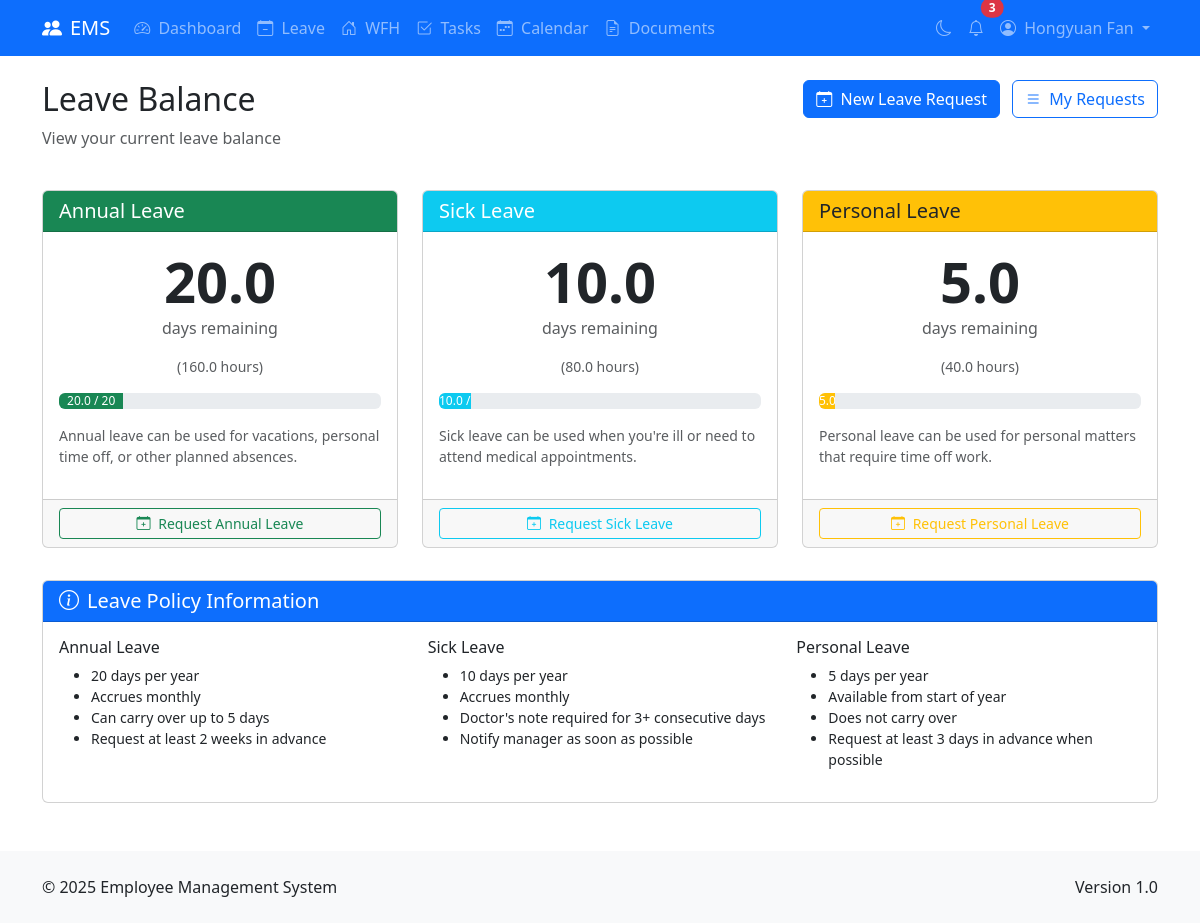
Screenshot of /leave/balance/ (signed in) with the database file from the repository.
### accounts/models.py (models this page shows, shortened)
class CustomUser(AbstractUser):
    EMPLOYEE = 'employee'
    MANAGER = 'manager'
    HR = 'hr'
    ADMIN = 'admin'
    USER_TYPES = [
        (EMPLOYEE, 'Employee'),
        (MANAGER, 'Manager'),
        (HR, 'HR'),
        (ADMIN, 'Admin'),
    ]
    IT = 'it'
    HR_DEPT = 'hr'
    FINANCE = 'finance'
    MARKETING = 'marketing'
    SALES = 'sales'
    OPERATIONS = 'operations'
    CUSTOMER_SERVICE = 'customer_service'
    RESEARCH = 'research'
    DEPARTMENTS = [
        (IT, 'Information Technology'),
        (HR_DEPT, 'Human Resources'),
        (FINANCE, 'Finance'),
        (MARKETING, 'Marketing'),
        (SALES, 'Sales'),
        (OPERATIONS, 'Operations'),
        (CUSTOMER_SERVICE, 'Customer Service'),
        (RESEARCH, 'Research & Development'),
    ]
    user_type = models.CharField(max_length=20, choices=USER_TYPES, default=EMPLOYEE)
    department = models.CharField(max_length=20, choices=DEPARTMENTS, null=True, blank=True)
    phone_number = models.CharField(max_length=20, blank=True)
    address = models.TextField(blank=True)
    emergency_contact = models.CharField(max_length=100, blank=True)
    date_of_birth = models.DateField(null=True, blank=True)
    hire_date = models.DateField(null=True, blank=True)
    profile_picture = models.ImageField(upload_to=profile_picture_upload_path, null=True, blank=True)
    manager = models.ForeignKey(
        'self',
        on_delete=models.SET_NULL,
        null=True,
        blank=True,
        related_name='managed_employees'
    )

### leave_system/models.py (models this page shows, shortened)
class LeaveBalance(models.Model):
    user = models.OneToOneField(
        settings.AUTH_USER_MODEL,
        on_delete=models.CASCADE,
        related_name='leave_balance'
    )
    annual_leave_balance = models.DecimalField(max_digits=5, decimal_places=1, default=20)
    sick_leave_balance = models.DecimalField(max_digits=5, decimal_places=1, default=10)
    personal_leave_balance = models.DecimalField(max_digits=5, decimal_places=1, default=5)
    annual_leave_hours = models.DecimalField(max_digits=6, decimal_places=1, default=160)  # 20 days * 8 hours
    sick_leave_hours = models.DecimalField(max_digits=6, decimal_places=1, default=80)     # 10 days * 8 hours
    personal_leave_hours = models.DecimalField(max_digits=6, decimal_places=1, default=40) # 5 days * 8 hours

### leave_system/views.py (the view)
# urls.py: path('balance/', views.leave_balance, name='leave_balance'),
@login_required
def leave_balance(request):
    try:
        balance = LeaveBalance.objects.get(user=request.user)
    except LeaveBalance.DoesNotExist:
        balance = LeaveBalance.objects.create(user=request.user)
    return render(request, 'leave_system/leave_balance.html', {
        'balance': balance
    })

### leave_system/templates/leave_system/leave_balance.html (shortened to what this page needs)
{% extends 'base.html' %}
{% load static %}
{% block extra_css %}
<link rel="stylesheet" href="{% static 'css/custom.css' %}">
{% endblock %}
{% block content %}
<div class="container mt-4">
    <div class="row mb-4">
        <div class="col-md-8">
            <h2>Leave Balance</h2>
            <p class="text-muted">View your current leave balance</p>
        </div>
        <div class="col-md-4 text-md-end">
            <a href="{% url 'leave_request_create' %}" class="btn btn-primary">
                <i class="bi bi-calendar-plus me-1"></i> New Leave Request
            </a>
            <a href="{% url 'leave_request_list' %}" class="btn btn-outline-primary ms-2">
                <i class="bi bi-list me-1"></i> My Requests
            </a>
        </div>
    </div>
    <div class="row">
        <div class="col-md-4 mb-4">
            <div class="card h-100">
                <div class="card-header bg-success text-white">
                    <h5 class="mb-0">Annual Leave</h5>
                </div>
                <div class="card-body">
                    <div class="text-center mb-3">
                        <div class="display-4 fw-bold">{{ balance.annual_leave_balance }}</div>
                        <p class="text-muted">days remaining</p>
                        <p class="text-muted small">({{ balance.annual_leave_hours }} hours)</p>
                    </div>
                    <div class="progress mb-3">
                        <div class="progress-bar bg-success" role="progressbar" style="width: {{ balance.annual_leave_balance|floatformat:0 }}%;" aria-valuenow="{{ balance.annual_leave_balance|floatformat:0 }}" aria-valuemin="0" aria-valuemax="20">
                            {{ balance.annual_leave_balance }} / 20
                        </div>
                    </div>
                    <p class="text-muted small">Annual leave can be used for vacations, personal time off, or other planned absences.</p>
                </div>
                <div class="card-footer">
                    <a href="{% url 'leave_request_create' %}" class="btn btn-sm btn-outline-success w-100">
                        <i class="bi bi-calendar-plus me-1"></i> Request Annual Leave
                    </a>
                </div>
            </div>
        </div>
        <div class="col-md-4 mb-4">
            <div class="card h-100">
                <div class="card-header bg-info text-white">
                    <h5 class="mb-0">Sick Leave</h5>
                </div>
                <div class="card-body">
                    <div class="text-center mb-3">
                        <div class="display-4 fw-bold">{{ balance.sick_leave_balance }}</div>
                        <p class="text-muted">days remaining</p>
                        <p class="text-muted small">({{ balance.sick_leave_hours }} hours)</p>
                    </div>
                    <div class="progress mb-3">
                        <div class="progress-bar bg-info" role="progressbar" style="width: {{ balance.sick_leave_balance|floatformat:0 }}%;" aria-valuenow="{{ balance.sick_leave_balance|floatformat:0 }}" aria-valuemin="0" aria-valuemax="10">
                            {{ balance.sick_leave_balance }} / 10
                        </div>
                    </div>
                    <p class="text-muted small">Sick leave can be used when you're ill or need to attend medical appointments.</p>
                </div>
                <div class="card-footer">
                    <a href="{% url 'leave_request_create' %}" class="btn btn-sm btn-outline-info w-100">
                        <i class="bi bi-calendar-plus me-1"></i> Request Sick Leave
                    </a>
                </div>
            </div>
        </div>
        <div class="col-md-4 mb-4">
            <div class="card h-100">
                <div class="card-header bg-warning text-dark">
                    <h5 class="mb-0">Personal Leave</h5>
                </div>
                <div class="card-body">
                    <div class="text-center mb-3">
                        <div class="display-4 fw-bold">{{ balance.personal_leave_balance }}</div>
                        <p class="text-muted">days remaining</p>
                        <p class="text-muted small">({{ balance.personal_leave_hours }} hours)</p>
                    </div>
                    <div class="progress mb-3">
                        <div class="progress-bar bg-warning" role="progressbar" style="width: {{ balance.personal_leave_balance|floatformat:0 }}%;" aria-valuenow="{{ balance.personal_leave_balance|floatformat:0 }}" aria-valuemin="0" aria-valuemax="5">
                            {{ balance.personal_leave_balance }} / 5
                        </div>
                    </div>
                    <p class="text-muted small">Personal leave can be used for personal matters that require time off work.</p>
                </div>
                <div class="card-footer">
                    <a href="{% url 'leave_request_create' %}" class="btn btn-sm btn-outline-warning w-100">
                        <i class="bi bi-calendar-plus me-1"></i> Request Personal Leave
                    </a>
                </div>
            </div>
        </div>
    </div>
    <div class="card mt-2">
        <div class="card-header bg-primary text-white">
            <h5 class="mb-0">
                <i class="bi bi-info-circle me-2"></i>Leave Policy Information
            </h5>
        </div>
        <div class="card-body">
            <div class="row">
                <div class="col-md-4 mb-3 mb-md-0">
                    <h6>Annual Leave</h6>
                    <ul class="small">
                        <li>20 days per year</li>
                        <li>Accrues monthly</li>
                        <li>Can carry over up to 5 days</li>
                        <li>Request at least 2 weeks in advance</li>
                    </ul>
                </div>
                <div class="col-md-4 mb-3 mb-md-0">
                    <h6>Sick Leave</h6>
                    <ul class="small">
                        <li>10 days per year</li>
                        <li>Accrues monthly</li>
                        <li>Doctor's note required for 3+ consecutive days</li>
                        <li>Notify manager as soon as possible</li>
                    </ul>
                </div>
                <div class="col-md-4">
                    <h6>Personal Leave</h6>
                    <ul class="small">
                        <li>5 days per year</li>
                        <li>Available from start of year</li>
                        <li>Does not carry over</li>
                        <li>Request at least 3 days in advance when possible</li>
                    </ul>
                </div>
            </div>
        </div>
    </div>
</div>
{% endblock %}

### templates/base.html (shortened to what this page needs)
<!DOCTYPE html>
<html lang="en">
<head>
    <link href="https://cdn.jsdelivr.net/npm/bootstrap@5.3.0/dist/css/bootstrap.min.css" rel="stylesheet">
    <link rel="stylesheet" href="https://cdn.jsdelivr.net/npm/bootstrap-icons@1.10.0/font/bootstrap-icons.css">
    {% block extra_css %}{% endblock %}
</head>
<body>
    {% if user.is_authenticated %}
    <nav class="navbar navbar-expand-lg navbar-dark bg-primary">
        <div class="container">
            <a class="navbar-brand" href="{% url 'dashboard' %}">
                <i class="bi bi-people-fill me-2"></i>EMS
            </a>
            <div class="collapse navbar-collapse" id="navbarNav">
                <ul class="navbar-nav me-auto">
                    <li class="nav-item">
                        <a class="nav-link" href="{% url 'dashboard' %}">
                            <i class="bi bi-speedometer2 me-1"></i> Dashboard
                        </a>
                    </li>
                    <li class="nav-item">
                        <a class="nav-link" href="{% url 'leave_request_list' %}">
                            <i class="bi bi-calendar-minus me-1"></i> Leave
                        </a>
                    </li>
                    <li class="nav-item">
                        <a class="nav-link" href="{% url 'wfh_request_list' %}">
                            <i class="bi bi-house-door me-1"></i> WFH
                        </a>
                    </li>
                    <li class="nav-item">
                        <a class="nav-link" href="{% url 'task_list' %}">
                            <i class="bi bi-check2-square me-1"></i> Tasks
                        </a>
                    </li>
                    <li class="nav-item">
                        <a class="nav-link" href="{% url 'calendar_view' %}">
                            <i class="bi bi-calendar-week me-1"></i> Calendar
                        </a>
                    </li>
                    <li class="nav-item">
                        <a class="nav-link" href="{% url 'document_list' %}">
                            <i class="bi bi-file-earmark-text me-1"></i> Documents
                        </a>
                    </li>
                </ul>
                <ul class="navbar-nav">
                    <li class="nav-item">
                        <a class="nav-link" href="#" id="dark-mode-toggle">
                            <i class="bi bi-moon" id="dark-mode-icon"></i>
                        </a>
                    </li>
                    <li class="nav-item">
                        <a class="nav-link position-relative" href="#">
                            <i class="bi bi-bell"></i>
                            <span class="position-absolute top-0 start-100 translate-middle badge rounded-pill bg-danger notification-badge" id="notification-badge">
                                3
                            </span>
                        </a>
                    </li>
                    <li class="nav-item dropdown">
                        <a class="nav-link dropdown-toggle" href="#" id="navbarDropdown" role="button" data-bs-toggle="dropdown" aria-expanded="false">
                            {% if user.profile_picture %}
                                <img src="{{ user.profile_picture.url }}" alt="Profile" class="rounded-circle me-1" style="width: 24px; height: 24px; object-fit: cover;">
                            {% else %}
                                <i class="bi bi-person-circle me-1"></i>
                            {% endif %}
                            {{ user.get_full_name|default:user.username }}
                        </a>
                    </li>
                </ul>
            </div>
        </div>
    </nav>
    {% endif %}
    {% block content %}{% endblock %}
    <footer class="bg-light py-4 mt-5">
        <div class="container">
            <div class="row">
                <div class="col-md-6">
                    <p class="mb-0">&copy; 2025 Employee Management System</p>
                </div>
                <div class="col-md-6 text-md-end">
                    <p class="mb-0">Version 1.0</p>
                </div>
            </div>
        </div>
    </footer>
</body>
</html>

### rows the page displays
CustomUser: get_full_name "Hongyuan Fan"
LeaveBalance: annual_leave_balance "20.0", annual_leave_hours "160.0", sick_leave_balance "10.0", sick_leave_hours "80.0", personal_leave_balance "5.0", personal_leave_hours "40.0", personal_leave_balance "5.0…"
